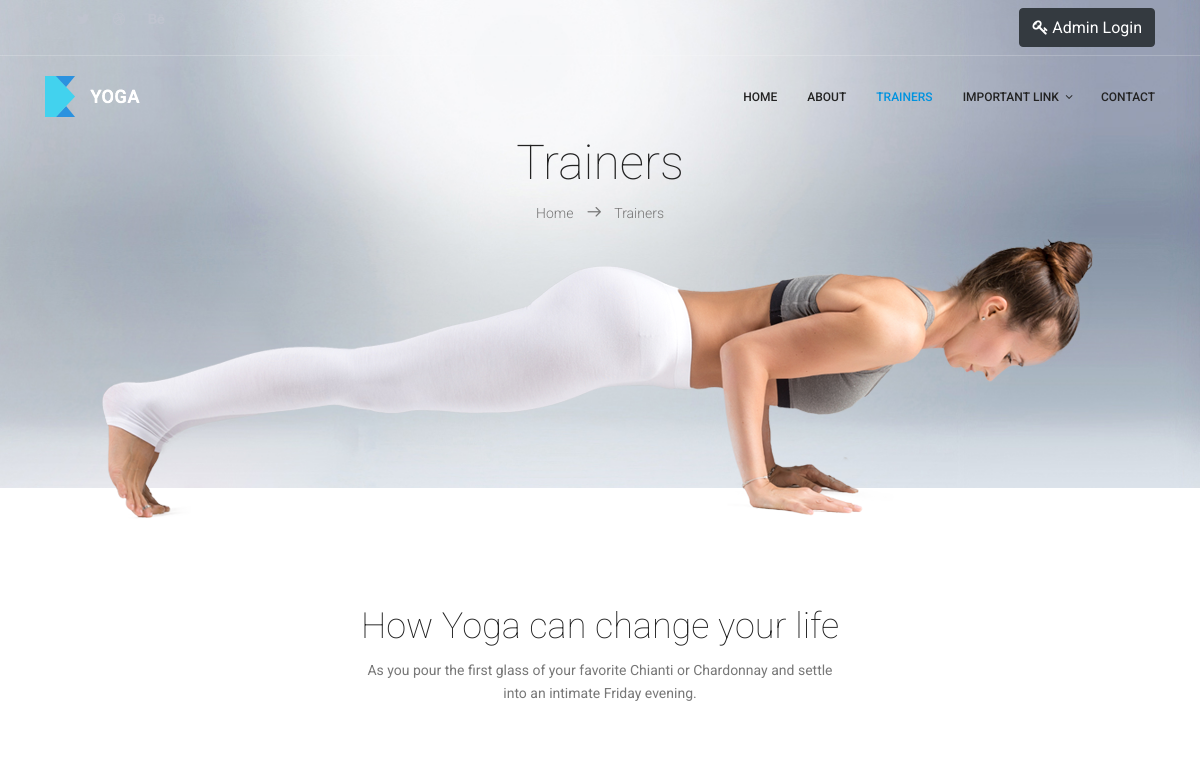
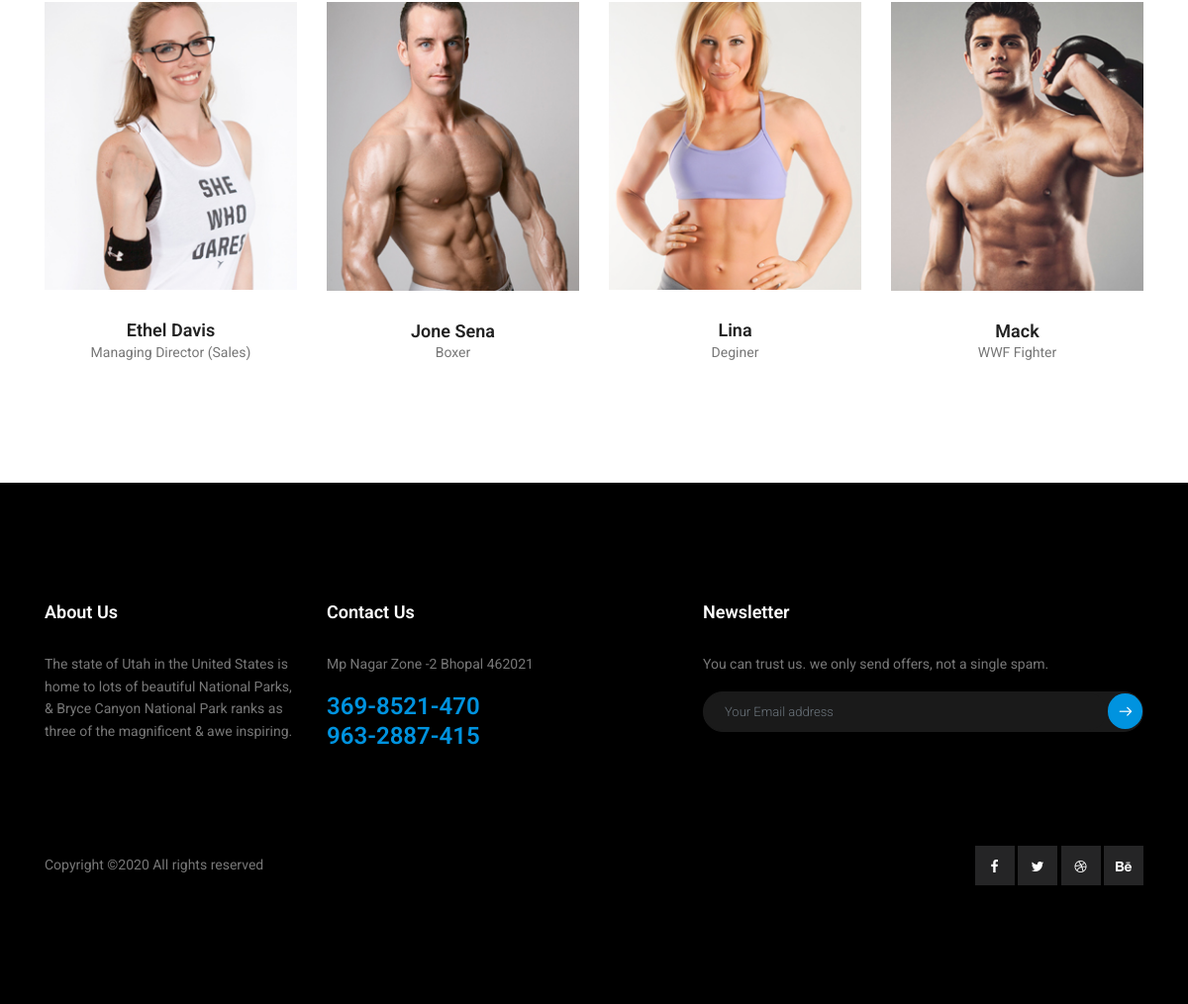
The page /trainers on the database its author committed (2 pictures, top to bottom).
### yoga/models.py (models this page shows)
class trainerdata(models.Model):
    pic=models.FileField(null=True ,blank=True)
    name=models.CharField(max_length=300,null=True,blank=True)
    post=models.CharField(max_length=300,null=True ,blank=True )

class about(models.Model):
    des=models.CharField(max_length=3000,null=True ,blank=True)

class contactme(models.Model):
    address=models.CharField(max_length=3000,null=True ,blank=True)
    ph1=models.CharField(max_length=20,null=True,blank=True)
    ph2=models.CharField(max_length=20,null=True,blank=True)

### yoga/views.py (the view)
# urls.py: path('trainers',trainers,name='trainers'),
def trainers(request):
    data=trainerdata.objects.all()
    abdata=about.objects.all()
    data1=contactme.objects.all()
    return render(request,'trainers.html',{'data':data,'abdata':abdata,'data1':data1})

### yoga/templates/trainers.html (shortened to what this page needs)
<!DOCTYPE html>
<html lang="zxx" class="no-js">
<head>
	{% load static %}
	<link rel="stylesheet" href="{% static 'css/linearicons.css' %}">
	<link rel="stylesheet" href="{% static 'css/font-awesome.min.css' %}">
	<link rel="stylesheet" href="{% static 'css/bootstrap.css' %}">
	<link rel="stylesheet" href="{% static 'css/magnific-popup.css' %}">
	<link rel="stylesheet" href="{% static 'css/nice-select.css' %}">
	<link rel="stylesheet" href="{% static 'css/animate.min.css' %}">
	<link rel="stylesheet" href="{% static 'css/owl.carousel.css' %}">
	<link rel="stylesheet" href="{% static 'css/jquery-ui.css' %}">
	<link rel="stylesheet" href="{% static 'css/main.css' %}">
</head>
<body>
	<header id="header">
		<div class="header-top">
			<div class="container">
				<div class="row">
					<div class="col-lg-6 col-sm-6 col-8 header-top-left no-padding">
						<ul>
							<li><a href="#"><i class="fa fa-facebook"></i></a></li>
							<li><a href="#"><i class="fa fa-twitter"></i></a></li>
							<li><a href="#"><i class="fa fa-dribbble"></i></a></li>
							<li><a href="#"><i class="fa fa-behance"></i></a></li>
						</ul>
					</div>
					<div class="col-lg-6 col-sm-6 col-4 header-top-right no-padding">
							<a href=""><button class="btn btn-dark"><i class="fa fa-key"></i>&nbsp;Admin&nbsp;Login</button></a>
					</div>
				</div>
			</div>
		</div>
		<div class="container main-menu">
			<div class="row align-items-center justify-content-between d-flex">
				<div id="logo">
					<a href="index"><img src="{% static 'img/logo.png' %}" alt="" title="" /></a>
				</div>
				<nav id="nav-menu-container">
					<ul class="nav-menu">
						<li><a href="index">Home</a></li>
						<li><a href="about">About</a></li>
						<li><a class="active" href="trainers">Trainers</a></li>
						<li class="menu-has-children"><a href="">Important&nbsp;Link</a>
						</li>
						<li><a href="contact">Contact</a></li>
					</ul>
				</nav>
			</div>
		</div>
	</header>
	<section class="banner-area relative about-banner" id="home">
		<img class="cta-img img-fluid" src="{% static 'img/cta-img.png' %}" alt="">
		<div class="overlay overlay-bg"></div>
		<div class="container">
			<div class="row d-flex align-items-center justify-content-center">
				<div class="about-content col-lg-12">
					<h1>
						Trainers
					</h1>
					<p class="link-nav"><a href="index">Home </a>
						<span class="lnr lnr-arrow-right"></span> <a href="trainers">
							Trainers</a></p>
				</div>
			</div>
		</div>
	</section>
	<section class="team-area section-gap">
		<div class="container">
			<div class="row d-flex justify-content-center">
				<div class="col-lg-12">
					<div class="section-title-wrap text-center">
						<h1>How Yoga can change your life</h1>
						<p>As you pour the first glass of your favorite Chianti or Chardonnay and settle into an intimate Friday evening.</p>
					</div>
				</div>
			</div>
			<div class="row justify-content-center d-flex align-items-center">
				{% for i in data %}
				<div class="col-md-6 col-lg-3 single-team">
					<div class="thumb">
						<img class="img-fluid" src="{{ i.pic.url }}" alt="">
					</div>
					<div class="meta-text mt-30 text-center">
						<h4>{{ i.name }}</h4>
						<p>{{ i.post }}</p>
					</div>
				</div>
				{% endfor %}
			</div>
		</div>
	</section>
	<footer class="footer-area section-gap">
		<div class="container">
			<div class="row">
				<div class="col-lg-3  col-md-6 col-sm-6">
					<div class="single-footer-widget">
						<h4>About Us</h4>
						{% for i in abdata %}
						<p>
							{{ i.des }}
						</p>
						{% endfor %}
					</div>
				</div>
				<div class="col-lg-4  col-md-6 col-sm-6">
					<div class="single-footer-widget">
						<h4>Contact Us</h4>
						{% for i in data1 %}
						<p>
							{{ i.address }}
						</p>
						<p class="number">
							{{ i.ph1 }} <br> {{ i.ph2 }}
						</p>
						{% endfor %}
					</div>
				</div>
				<div class="col-lg-5  col-md-6 col-sm-6">
					<div class="single-footer-widget">
						<h4>Newsletter</h4>
						<p>You can trust us. we only send offers, not a single spam.</p>
						<div class="d-flex flex-row" id="mc_embed_signup">
							<form class="navbar-form" action="https://spondonit.us12.list-manage.com/subscribe/post?u=1462626880ade1ac87bd9c93a&amp;id=92a4423d01"
							 method="get">
								<div class="input-group add-on align-items-center d-flex">
									<input class="form-control" name="email" placeholder="Your Email address" onfocus="this.placeholder = ''" onblur="this.placeholder = 'Your Email address'"
									 required="" type="email">
									<div class="input-group-btn">
										<button class="genric-btn"><span class="lnr lnr-arrow-right"></span></button>
									</div>
								</div>
							</form>
						</div>
					</div>
				</div>
			</div>
			<div class="footer-bottom row align-items-center">
				<p class="footer-text m-0 col-lg-6 col-md-12">
Copyright &copy;<script>document.write(new Date().getFullYear());</script> All rights reserved
</p>
				<div class="col-lg-6 col-sm-12 footer-social">
					<a href="#"><i class="fa fa-facebook"></i></a>
					<a href="#"><i class="fa fa-twitter"></i></a>
					<a href="#"><i class="fa fa-dribbble"></i></a>
					<a href="#"><i class="fa fa-behance"></i></a>
				</div>
			</div>
		</div>
	</footer>
</body>
</html>

### rows shown on the page
trainerdata: pic (picture), name "Ethel Davis", post "Managing Director (Sales)"
trainerdata: pic (picture), name "Jone Sena", post "Boxer"
trainerdata: pic (picture), name "Lina", post "Deginer"
trainerdata: pic (picture), name "Mack", post "WWF Fighter"
about: des "The state of Utah in the United States is home to lots of beautiful National Parks, & Bryce Canyon National Park ranks as three of the magnificent & awe inspiring."
contactme: address "Mp Nagar Zone -2 Bhopal 462021", ph1 "369-8521-470", ph2 "963-2887-415"
